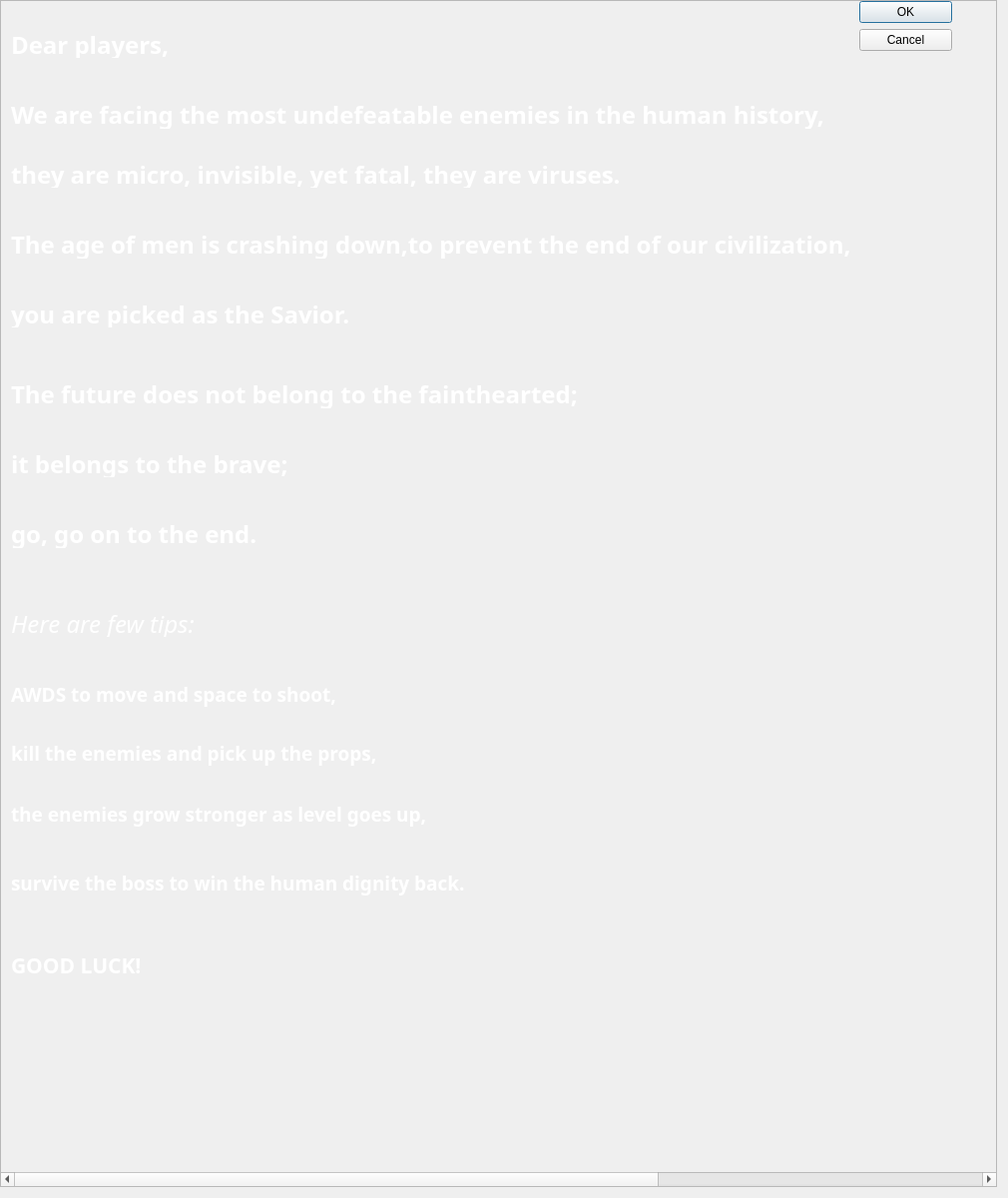
<?xml version="1.0" encoding="UTF-8"?>
<ui version="4.0">
 <class>GameRules</class>
 <widget class="QDialog" name="GameRules">
  <property name="geometry">
   <rect>
    <x>0</x>
    <y>0</y>
    <width>1010</width>
    <height>1200</height>
   </rect>
  </property>
  <property name="windowTitle">
   <string>Rules</string>
  </property>
  <layout class="QGridLayout" name="gridLayout">
   <property name="leftMargin">
    <number>0</number>
   </property>
   <property name="topMargin">
    <number>0</number>
   </property>
   <property name="rightMargin">
    <number>11</number>
   </property>
   <property name="horizontalSpacing">
    <number>7</number>
   </property>
   <item row="1" column="0">
    <layout class="QHBoxLayout" name="horizontalLayout">
     <property name="spacing">
      <number>7</number>
     </property>
     <item>
      <layout class="QVBoxLayout" name="verticalLayout" stretch="0">
       <property name="spacing">
        <number>7</number>
       </property>
       <property name="bottomMargin">
        <number>0</number>
       </property>
       <item>
        <widget class="QScrollArea" name="scrollArea">
         <property name="enabled">
          <bool>true</bool>
         </property>
         <property name="minimumSize">
          <size>
           <width>0</width>
           <height>0</height>
          </size>
         </property>
         <property name="widgetResizable">
          <bool>true</bool>
         </property>
         <widget class="QWidget" name="scrollAreaWidgetContents">
          <property name="geometry">
           <rect>
            <x>0</x>
            <y>0</y>
            <width>1500</width>
            <height>1162</height>
           </rect>
          </property>
          <property name="minimumSize">
           <size>
            <width>1500</width>
            <height>900</height>
           </size>
          </property>
          <widget class="QLabel" name="label_14">
           <property name="geometry">
            <rect>
             <x>10</x>
             <y>30</y>
             <width>623</width>
             <height>27</height>
            </rect>
           </property>
           <property name="palette">
            <palette>
             <active>
              <colorrole role="WindowText">
               <brush brushstyle="SolidPattern">
                <color alpha="255">
                 <red>255</red>
                 <green>255</green>
                 <blue>255</blue>
                </color>
               </brush>
              </colorrole>
             </active>
             <inactive>
              <colorrole role="WindowText">
               <brush brushstyle="SolidPattern">
                <color alpha="255">
                 <red>255</red>
                 <green>255</green>
                 <blue>255</blue>
                </color>
               </brush>
              </colorrole>
             </inactive>
             <disabled>
              <colorrole role="WindowText">
               <brush brushstyle="SolidPattern">
                <color alpha="255">
                 <red>120</red>
                 <green>120</green>
                 <blue>120</blue>
                </color>
               </brush>
              </colorrole>
             </disabled>
            </palette>
           </property>
           <property name="font">
            <font>
             <family>Goudy Old Style</family>
             <pointsize>18</pointsize>
             <weight>75</weight>
             <bold>true</bold>
            </font>
           </property>
           <property name="text">
            <string>Dear players,</string>
           </property>
          </widget>
          <widget class="QLabel" name="label_15">
           <property name="geometry">
            <rect>
             <x>10</x>
             <y>100</y>
             <width>891</width>
             <height>28</height>
            </rect>
           </property>
           <property name="palette">
            <palette>
             <active>
              <colorrole role="WindowText">
               <brush brushstyle="SolidPattern">
                <color alpha="255">
                 <red>255</red>
                 <green>255</green>
                 <blue>255</blue>
                </color>
               </brush>
              </colorrole>
             </active>
             <inactive>
              <colorrole role="WindowText">
               <brush brushstyle="SolidPattern">
                <color alpha="255">
                 <red>255</red>
                 <green>255</green>
                 <blue>255</blue>
                </color>
               </brush>
              </colorrole>
             </inactive>
             <disabled>
              <colorrole role="WindowText">
               <brush brushstyle="SolidPattern">
                <color alpha="255">
                 <red>120</red>
                 <green>120</green>
                 <blue>120</blue>
                </color>
               </brush>
              </colorrole>
             </disabled>
            </palette>
           </property>
           <property name="font">
            <font>
             <family>Goudy Old Style</family>
             <pointsize>18</pointsize>
             <weight>75</weight>
             <bold>true</bold>
            </font>
           </property>
           <property name="text">
            <string>We are facing the most undefeatable enemies in the human history,</string>
           </property>
          </widget>
          <widget class="QLabel" name="label_16">
           <property name="geometry">
            <rect>
             <x>10</x>
             <y>160</y>
             <width>731</width>
             <height>27</height>
            </rect>
           </property>
           <property name="palette">
            <palette>
             <active>
              <colorrole role="WindowText">
               <brush brushstyle="SolidPattern">
                <color alpha="255">
                 <red>255</red>
                 <green>255</green>
                 <blue>255</blue>
                </color>
               </brush>
              </colorrole>
             </active>
             <inactive>
              <colorrole role="WindowText">
               <brush brushstyle="SolidPattern">
                <color alpha="255">
                 <red>255</red>
                 <green>255</green>
                 <blue>255</blue>
                </color>
               </brush>
              </colorrole>
             </inactive>
             <disabled>
              <colorrole role="WindowText">
               <brush brushstyle="SolidPattern">
                <color alpha="255">
                 <red>120</red>
                 <green>120</green>
                 <blue>120</blue>
                </color>
               </brush>
              </colorrole>
             </disabled>
            </palette>
           </property>
           <property name="font">
            <font>
             <family>Goudy Old Style</family>
             <pointsize>18</pointsize>
             <weight>75</weight>
             <bold>true</bold>
            </font>
           </property>
           <property name="text">
            <string>they are micro, invisible, yet fatal, they are viruses.</string>
           </property>
          </widget>
          <widget class="QLabel" name="label_17">
           <property name="geometry">
            <rect>
             <x>10</x>
             <y>230</y>
             <width>911</width>
             <height>28</height>
            </rect>
           </property>
           <property name="palette">
            <palette>
             <active>
              <colorrole role="WindowText">
               <brush brushstyle="SolidPattern">
                <color alpha="255">
                 <red>255</red>
                 <green>255</green>
                 <blue>255</blue>
                </color>
               </brush>
              </colorrole>
             </active>
             <inactive>
              <colorrole role="WindowText">
               <brush brushstyle="SolidPattern">
                <color alpha="255">
                 <red>255</red>
                 <green>255</green>
                 <blue>255</blue>
                </color>
               </brush>
              </colorrole>
             </inactive>
             <disabled>
              <colorrole role="WindowText">
               <brush brushstyle="SolidPattern">
                <color alpha="255">
                 <red>120</red>
                 <green>120</green>
                 <blue>120</blue>
                </color>
               </brush>
              </colorrole>
             </disabled>
            </palette>
           </property>
           <property name="font">
            <font>
             <family>Goudy Old Style</family>
             <pointsize>18</pointsize>
             <weight>75</weight>
             <bold>true</bold>
            </font>
           </property>
           <property name="text">
            <string>The age of men is crashing down,to prevent the end of our civilization,</string>
           </property>
          </widget>
          <widget class="QLabel" name="label_18">
           <property name="geometry">
            <rect>
             <x>10</x>
             <y>300</y>
             <width>623</width>
             <height>27</height>
            </rect>
           </property>
           <property name="palette">
            <palette>
             <active>
              <colorrole role="WindowText">
               <brush brushstyle="SolidPattern">
                <color alpha="255">
                 <red>255</red>
                 <green>255</green>
                 <blue>255</blue>
                </color>
               </brush>
              </colorrole>
             </active>
             <inactive>
              <colorrole role="WindowText">
               <brush brushstyle="SolidPattern">
                <color alpha="255">
                 <red>255</red>
                 <green>255</green>
                 <blue>255</blue>
                </color>
               </brush>
              </colorrole>
             </inactive>
             <disabled>
              <colorrole role="WindowText">
               <brush brushstyle="SolidPattern">
                <color alpha="255">
                 <red>120</red>
                 <green>120</green>
                 <blue>120</blue>
                </color>
               </brush>
              </colorrole>
             </disabled>
            </palette>
           </property>
           <property name="font">
            <font>
             <family>Goudy Old Style</family>
             <pointsize>18</pointsize>
             <weight>75</weight>
             <bold>true</bold>
            </font>
           </property>
           <property name="text">
            <string>you are picked as the Savior.</string>
           </property>
          </widget>
          <widget class="QLabel" name="label_19">
           <property name="geometry">
            <rect>
             <x>10</x>
             <y>380</y>
             <width>661</width>
             <height>28</height>
            </rect>
           </property>
           <property name="palette">
            <palette>
             <active>
              <colorrole role="WindowText">
               <brush brushstyle="SolidPattern">
                <color alpha="255">
                 <red>255</red>
                 <green>255</green>
                 <blue>255</blue>
                </color>
               </brush>
              </colorrole>
             </active>
             <inactive>
              <colorrole role="WindowText">
               <brush brushstyle="SolidPattern">
                <color alpha="255">
                 <red>255</red>
                 <green>255</green>
                 <blue>255</blue>
                </color>
               </brush>
              </colorrole>
             </inactive>
             <disabled>
              <colorrole role="WindowText">
               <brush brushstyle="SolidPattern">
                <color alpha="255">
                 <red>120</red>
                 <green>120</green>
                 <blue>120</blue>
                </color>
               </brush>
              </colorrole>
             </disabled>
            </palette>
           </property>
           <property name="font">
            <font>
             <family>Goudy Old Style</family>
             <pointsize>18</pointsize>
             <weight>75</weight>
             <bold>true</bold>
            </font>
           </property>
           <property name="text">
            <string>The future does not belong to the fainthearted;</string>
           </property>
          </widget>
          <widget class="QLabel" name="label_20">
           <property name="geometry">
            <rect>
             <x>10</x>
             <y>450</y>
             <width>623</width>
             <height>27</height>
            </rect>
           </property>
           <property name="palette">
            <palette>
             <active>
              <colorrole role="WindowText">
               <brush brushstyle="SolidPattern">
                <color alpha="255">
                 <red>255</red>
                 <green>255</green>
                 <blue>255</blue>
                </color>
               </brush>
              </colorrole>
             </active>
             <inactive>
              <colorrole role="WindowText">
               <brush brushstyle="SolidPattern">
                <color alpha="255">
                 <red>255</red>
                 <green>255</green>
                 <blue>255</blue>
                </color>
               </brush>
              </colorrole>
             </inactive>
             <disabled>
              <colorrole role="WindowText">
               <brush brushstyle="SolidPattern">
                <color alpha="255">
                 <red>120</red>
                 <green>120</green>
                 <blue>120</blue>
                </color>
               </brush>
              </colorrole>
             </disabled>
            </palette>
           </property>
           <property name="font">
            <font>
             <family>Goudy Old Style</family>
             <pointsize>18</pointsize>
             <weight>75</weight>
             <bold>true</bold>
            </font>
           </property>
           <property name="text">
            <string>it belongs to the brave;</string>
           </property>
          </widget>
          <widget class="QLabel" name="label_21">
           <property name="geometry">
            <rect>
             <x>10</x>
             <y>520</y>
             <width>623</width>
             <height>28</height>
            </rect>
           </property>
           <property name="palette">
            <palette>
             <active>
              <colorrole role="WindowText">
               <brush brushstyle="SolidPattern">
                <color alpha="255">
                 <red>255</red>
                 <green>255</green>
                 <blue>255</blue>
                </color>
               </brush>
              </colorrole>
             </active>
             <inactive>
              <colorrole role="WindowText">
               <brush brushstyle="SolidPattern">
                <color alpha="255">
                 <red>255</red>
                 <green>255</green>
                 <blue>255</blue>
                </color>
               </brush>
              </colorrole>
             </inactive>
             <disabled>
              <colorrole role="WindowText">
               <brush brushstyle="SolidPattern">
                <color alpha="255">
                 <red>120</red>
                 <green>120</green>
                 <blue>120</blue>
                </color>
               </brush>
              </colorrole>
             </disabled>
            </palette>
           </property>
           <property name="font">
            <font>
             <family>Goudy Old Style</family>
             <pointsize>18</pointsize>
             <weight>75</weight>
             <bold>true</bold>
            </font>
           </property>
           <property name="text">
            <string>go, go on to the end.</string>
           </property>
          </widget>
          <widget class="QLabel" name="label_22">
           <property name="geometry">
            <rect>
             <x>10</x>
             <y>610</y>
             <width>781</width>
             <height>27</height>
            </rect>
           </property>
           <property name="palette">
            <palette>
             <active>
              <colorrole role="WindowText">
               <brush brushstyle="SolidPattern">
                <color alpha="255">
                 <red>255</red>
                 <green>255</green>
                 <blue>255</blue>
                </color>
               </brush>
              </colorrole>
             </active>
             <inactive>
              <colorrole role="WindowText">
               <brush brushstyle="SolidPattern">
                <color alpha="255">
                 <red>255</red>
                 <green>255</green>
                 <blue>255</blue>
                </color>
               </brush>
              </colorrole>
             </inactive>
             <disabled>
              <colorrole role="WindowText">
               <brush brushstyle="SolidPattern">
                <color alpha="255">
                 <red>120</red>
                 <green>120</green>
                 <blue>120</blue>
                </color>
               </brush>
              </colorrole>
             </disabled>
            </palette>
           </property>
           <property name="font">
            <font>
             <family>Goudy Old Style</family>
             <pointsize>18</pointsize>
             <italic>true</italic>
            </font>
           </property>
           <property name="text">
            <string>Here are few tips:</string>
           </property>
          </widget>
          <widget class="QLabel" name="label_23">
           <property name="geometry">
            <rect>
             <x>10</x>
             <y>680</y>
             <width>623</width>
             <height>28</height>
            </rect>
           </property>
           <property name="palette">
            <palette>
             <active>
              <colorrole role="WindowText">
               <brush brushstyle="SolidPattern">
                <color alpha="255">
                 <red>255</red>
                 <green>255</green>
                 <blue>255</blue>
                </color>
               </brush>
              </colorrole>
             </active>
             <inactive>
              <colorrole role="WindowText">
               <brush brushstyle="SolidPattern">
                <color alpha="255">
                 <red>255</red>
                 <green>255</green>
                 <blue>255</blue>
                </color>
               </brush>
              </colorrole>
             </inactive>
             <disabled>
              <colorrole role="WindowText">
               <brush brushstyle="SolidPattern">
                <color alpha="255">
                 <red>120</red>
                 <green>120</green>
                 <blue>120</blue>
                </color>
               </brush>
              </colorrole>
             </disabled>
            </palette>
           </property>
           <property name="font">
            <font>
             <family>Lucida Bright</family>
             <pointsize>14</pointsize>
             <weight>75</weight>
             <italic>false</italic>
             <bold>true</bold>
            </font>
           </property>
           <property name="text">
            <string>AWDS to move and space to shoot,</string>
           </property>
          </widget>
          <widget class="QLabel" name="label_24">
           <property name="geometry">
            <rect>
             <x>10</x>
             <y>740</y>
             <width>623</width>
             <height>27</height>
            </rect>
           </property>
           <property name="palette">
            <palette>
             <active>
              <colorrole role="WindowText">
               <brush brushstyle="SolidPattern">
                <color alpha="255">
                 <red>255</red>
                 <green>255</green>
                 <blue>255</blue>
                </color>
               </brush>
              </colorrole>
             </active>
             <inactive>
              <colorrole role="WindowText">
               <brush brushstyle="SolidPattern">
                <color alpha="255">
                 <red>255</red>
                 <green>255</green>
                 <blue>255</blue>
                </color>
               </brush>
              </colorrole>
             </inactive>
             <disabled>
              <colorrole role="WindowText">
               <brush brushstyle="SolidPattern">
                <color alpha="255">
                 <red>120</red>
                 <green>120</green>
                 <blue>120</blue>
                </color>
               </brush>
              </colorrole>
             </disabled>
            </palette>
           </property>
           <property name="font">
            <font>
             <family>Lucida Bright</family>
             <pointsize>14</pointsize>
             <weight>75</weight>
             <bold>true</bold>
            </font>
           </property>
           <property name="text">
            <string>kill the enemies and pick up the props,</string>
           </property>
          </widget>
          <widget class="QLabel" name="label_25">
           <property name="geometry">
            <rect>
             <x>10</x>
             <y>800</y>
             <width>623</width>
             <height>28</height>
            </rect>
           </property>
           <property name="palette">
            <palette>
             <active>
              <colorrole role="WindowText">
               <brush brushstyle="SolidPattern">
                <color alpha="255">
                 <red>255</red>
                 <green>255</green>
                 <blue>255</blue>
                </color>
               </brush>
              </colorrole>
             </active>
             <inactive>
              <colorrole role="WindowText">
               <brush brushstyle="SolidPattern">
                <color alpha="255">
                 <red>255</red>
                 <green>255</green>
                 <blue>255</blue>
                </color>
               </brush>
              </colorrole>
             </inactive>
             <disabled>
              <colorrole role="WindowText">
               <brush brushstyle="SolidPattern">
                <color alpha="255">
                 <red>120</red>
                 <green>120</green>
                 <blue>120</blue>
                </color>
               </brush>
              </colorrole>
             </disabled>
            </palette>
           </property>
           <property name="font">
            <font>
             <family>Lucida Bright</family>
             <pointsize>14</pointsize>
             <weight>75</weight>
             <bold>true</bold>
            </font>
           </property>
           <property name="text">
            <string>the enemies grow stronger as level goes up,</string>
           </property>
          </widget>
          <widget class="QLabel" name="label_26">
           <property name="geometry">
            <rect>
             <x>10</x>
             <y>870</y>
             <width>871</width>
             <height>27</height>
            </rect>
           </property>
           <property name="palette">
            <palette>
             <active>
              <colorrole role="WindowText">
               <brush brushstyle="SolidPattern">
                <color alpha="255">
                 <red>255</red>
                 <green>255</green>
                 <blue>255</blue>
                </color>
               </brush>
              </colorrole>
             </active>
             <inactive>
              <colorrole role="WindowText">
               <brush brushstyle="SolidPattern">
                <color alpha="255">
                 <red>255</red>
                 <green>255</green>
                 <blue>255</blue>
                </color>
               </brush>
              </colorrole>
             </inactive>
             <disabled>
              <colorrole role="WindowText">
               <brush brushstyle="SolidPattern">
                <color alpha="255">
                 <red>120</red>
                 <green>120</green>
                 <blue>120</blue>
                </color>
               </brush>
              </colorrole>
             </disabled>
            </palette>
           </property>
           <property name="font">
            <font>
             <family>Lucida Bright</family>
             <pointsize>14</pointsize>
             <weight>75</weight>
             <bold>true</bold>
            </font>
           </property>
           <property name="text">
            <string>survive the boss to win the human dignity back.</string>
           </property>
          </widget>
          <widget class="QLabel" name="label_27">
           <property name="geometry">
            <rect>
             <x>10</x>
             <y>950</y>
             <width>623</width>
             <height>32</height>
            </rect>
           </property>
           <property name="palette">
            <palette>
             <active>
              <colorrole role="WindowText">
               <brush brushstyle="SolidPattern">
                <color alpha="255">
                 <red>255</red>
                 <green>255</green>
                 <blue>255</blue>
                </color>
               </brush>
              </colorrole>
             </active>
             <inactive>
              <colorrole role="WindowText">
               <brush brushstyle="SolidPattern">
                <color alpha="255">
                 <red>255</red>
                 <green>255</green>
                 <blue>255</blue>
                </color>
               </brush>
              </colorrole>
             </inactive>
             <disabled>
              <colorrole role="WindowText">
               <brush brushstyle="SolidPattern">
                <color alpha="255">
                 <red>120</red>
                 <green>120</green>
                 <blue>120</blue>
                </color>
               </brush>
              </colorrole>
             </disabled>
            </palette>
           </property>
           <property name="font">
            <font>
             <family>Goudy Old Style</family>
             <pointsize>16</pointsize>
             <weight>75</weight>
             <bold>true</bold>
            </font>
           </property>
           <property name="text">
            <string>GOOD LUCK!</string>
           </property>
          </widget>
          <widget class="QDialogButtonBox" name="buttonBox">
           <property name="geometry">
            <rect>
             <x>860</x>
             <y>0</y>
             <width>93</width>
             <height>482</height>
            </rect>
           </property>
           <property name="orientation">
            <enum>Qt::Vertical</enum>
           </property>
           <property name="standardButtons">
            <set>QDialogButtonBox::Cancel|QDialogButtonBox::Ok</set>
           </property>
          </widget>
         </widget>
        </widget>
       </item>
      </layout>
     </item>
    </layout>
   </item>
  </layout>
 </widget>
 <resources/>
 <connections>
  <connection>
   <sender>buttonBox</sender>
   <signal>accepted()</signal>
   <receiver>GameRules</receiver>
   <slot>accept()</slot>
   <hints>
    <hint type="sourcelabel">
     <x>248</x>
     <y>254</y>
    </hint>
    <hint type="destinationlabel">
     <x>157</x>
     <y>274</y>
    </hint>
   </hints>
  </connection>
  <connection>
   <sender>buttonBox</sender>
   <signal>rejected()</signal>
   <receiver>GameRules</receiver>
   <slot>reject()</slot>
   <hints>
    <hint type="sourcelabel">
     <x>316</x>
     <y>260</y>
    </hint>
    <hint type="destinationlabel">
     <x>286</x>
     <y>274</y>
    </hint>
   </hints>
  </connection>
 </connections>
</ui>
